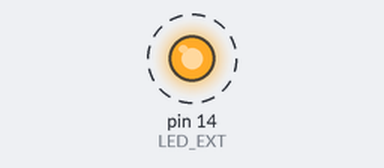
The sketch below on a simulated Arduino Nano, built with avr-gcc and run on an emulated ATmega328P. Shown: output pins drawn as LEDs (lit = HIGH). Dashed ring = blinking.

Above: at 0.5 s.
Timing chart, 0 to 4.6 s (numbered marks = the images above):
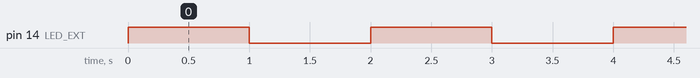

Measured:
- by itself, pin 14 (LED_EXT): alternates HIGH for 1.0 s and LOW for 1.0 s

The sketch:

TestLED.ino
```cpp
// How to control an external LED with the Arduino Nano 33 BLE Sense
//
// file: TestLED.ino
//
// The LED is switched on for 1 second and switched off
// for 1 second so that the LED flashes accordingly.

// Define the pin for the LED
#define LED_EXT 14

void setup() {
    // Initialize the pin as an output
    pinMode(LED_EXT, OUTPUT);
}

void loop() {
    // Turn the LED on
    digitalWrite(LED_EXT, HIGH);
    // Wait for one second
    delay(1000);
    // Turn the LED off
    digitalWrite(LED_EXT, LOW);
    // Wait for one second
    delay(1000);
}
```
